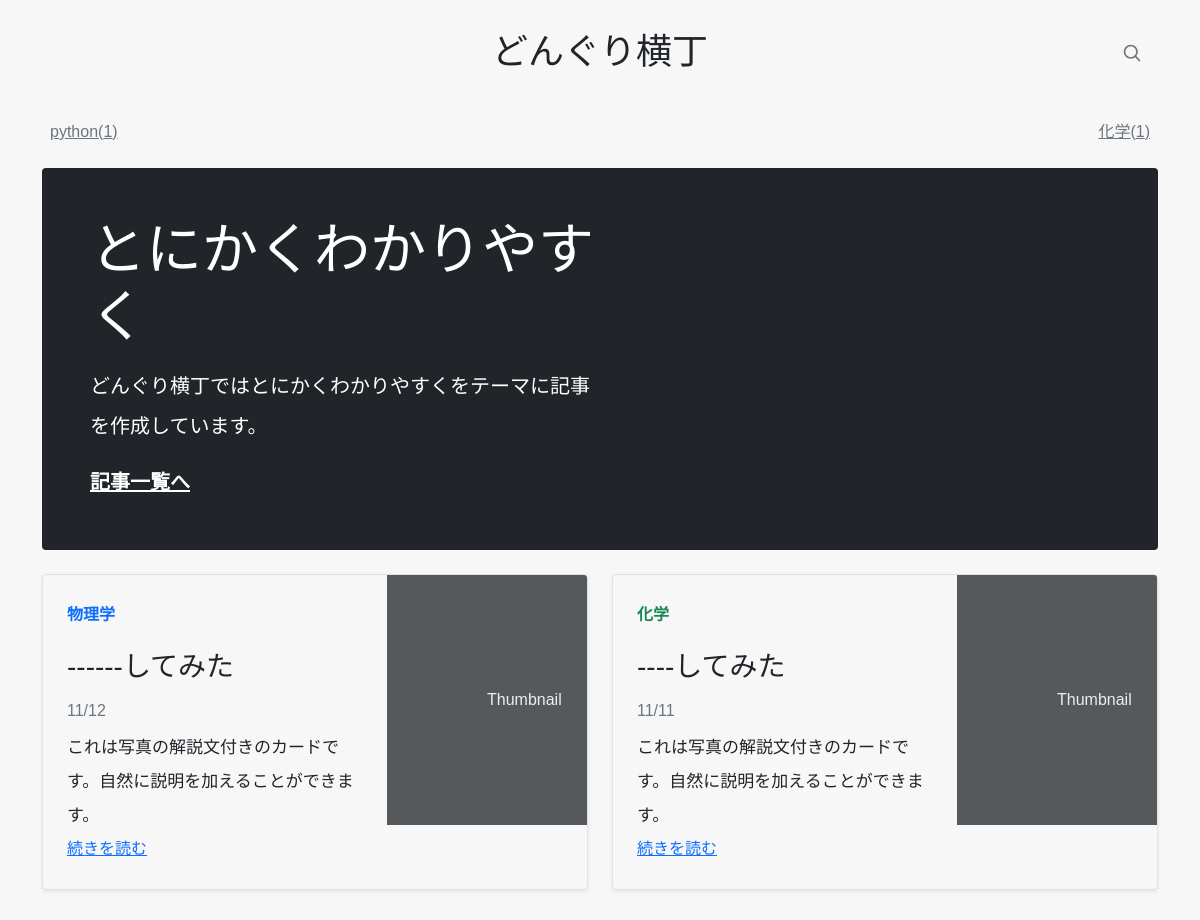
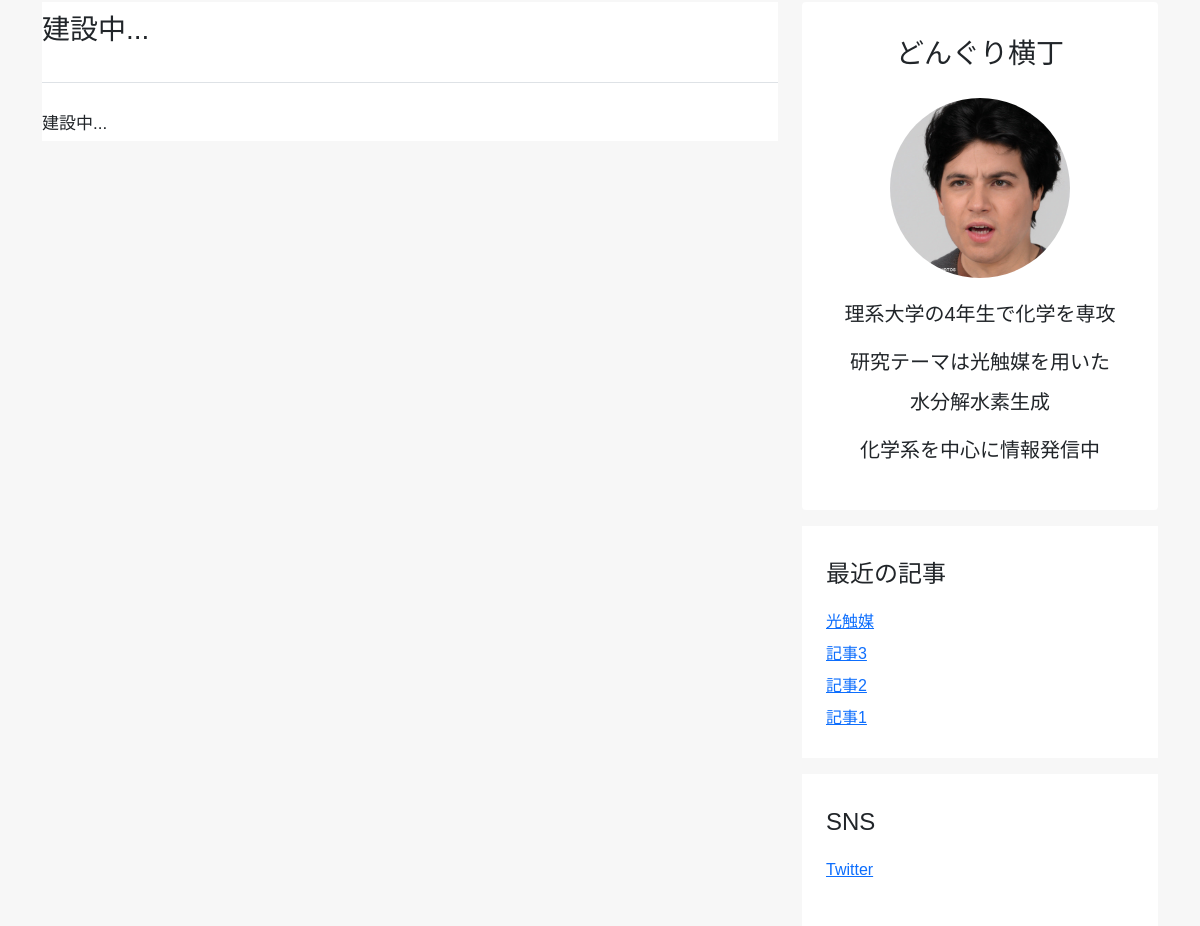
The page / on the database its author committed (2 pictures, top to bottom).
### post/models.py (models this page shows, shortened)
class Category(models.Model):
    name = models.CharField(max_length=64, verbose_name='名前')

class Post(models.Model):
    title = models.CharField(max_length=64, verbose_name='タイトル', blank=True, null=False)
    created_at = models.DateTimeField(default=datetime.now, verbose_name='作成時間')
    updated_at = models.DateTimeField(auto_now=True, verbose_name='更新時間')
    heading = models.CharField(verbose_name='見出し', blank=True, null=True, max_length=200)
    content = models.TextField(verbose_name='本文', blank=True, null=True)
    view_count = models.IntegerField(verbose_name='閲覧人数', blank=True, null=True, default=0)
    thumbnail = models.ImageField(verbose_name='サムネイル', null=True, blank=True)
    is_public = models.BooleanField(default=True, verbose_name='公開可能か')
    category = models.ForeignKey("Category", on_delete=models.CASCADE, verbose_name='カテゴリ', null=True, blank=True)
    recommendation = models.ManyToManyField("self", verbose_name='おすすめ',blank=True)
    group = models.ForeignKey("Group", on_delete=models.CASCADE, verbose_name='グループ', null=True, blank=True)

### home/views.py (the view)
# urls.py: path('', include('home.urls')),
def home(request):
    params = {
        "recent_post": Post.objects.order_by('-created_at')[:5],
        "category" :Category.objects.all(),
    }
    return render(request, 'home/home.html', params)

### home/templates/home/home.html
{% extends 'home/main.html' %}
{% load static %}
{% block main %}
<div class="col-md-8">
  <div style="background-color: #fff;">
    <h3 class="pb-4 mb-4 font-italic border-bottom">
      建設中...
    </h3>
    <p>建設中...</p>
  </div>
</div>
{% endblock %}

### home/templates/include/category.html
{% load static %}
<div class="container">
    <div class="nav-scroller py-1 mb-2">
      <nav class="nav d-flex justify-content-between">
          {% for c in category %}
          <a class="p-2 link-secondary" href="{% url 'post:post_category' id=c.id %}">{{c.name}}({{c.post_set.count}})</a>
          {% endfor %}
      </nav>
    </div>
</div>

### home/templates/include/side.html
{% load static %}
<aside class="col-md-4">
  <div class="p-4 mb-3 rounded text-center" style="background-color: #fff;">
    <h3 class="font-italic mb-3">どんぐり横丁</h3>
      <img src="{% static 'home/profile.jpg' %}" alt="" style="height: 180px; width: 180px; border-radius: 50%;">
      <h5 class="mt-3">理系大学の4年生で化学を専攻</h5>
      <h5 class="mb-2">研究テーマは光触媒を用いた<br>水分解水素生成</h5>
      <h5>化学系を中心に情報発信中</p>
  </div>
  <div class="p-4 mb-3" style="background-color: #fff;">
    <h4 class="font-italic">最近の記事</h4>
    <ol class="list-unstyled mb-0">
        {% for r in recent_post %}
        <li><a href="{% url 'post:detail' r.id %}">{{r.title}}</a></li>
        {% endfor %}
    </ol>
  </div>
  <div class="p-4" style="background-color: #fff;">
    <h4 class="font-italic">SNS</h4>
    <ol class="list-unstyled">
      <li><a href="https://twitter.com/@pP516kC1MSFzA82" target="_blank">Twitter</a></li>
    </ol>
  </div>
</aside>

### home/static/style.css (style rules this page uses)
p { font-size: 17px; }
body, p, h1, h2, h3, h4, h5, h6 { font-family: Noto, Hiragino Sans,Helvetica,Arial,sans-serif; text-rendering: optimizeLegibility; background: transparent; -webkit-font-smoothing: antialiased; line-height: 2; }

### rows shown on the page
Category: name "python", post_set.count "1"
Category: name "化学", post_set.count "1"
Post: title "光触媒"
Post: title "記事3"
Post: title "記事2"
Post: title "記事1"
